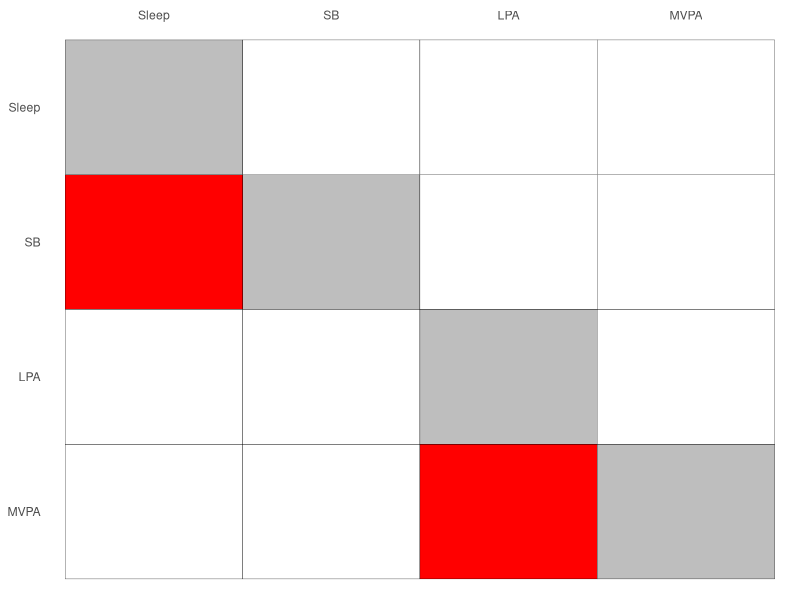

Source code (R):
# Storage of inputs for one-for-one reallocation
# -----------------------------------------------------------------------------
# One-for-remaining reallocation requires a reasonably complex input method to
#  achieve. Here we experiment with how to store information for a heatmap so
#  that we can do both one-for-one and one-for-remaining with the same tool
# - - - - - - - - - - - - - - - - - - - - - - - - - - - - - - - - - - - - - - - 
# Prepare work environment
# Load libraries
  library(ggplot2)

# The structure will be a data.frame with 3 columns
# Activity 1, Activity 2 and Values
# We have four activities
  activity <- c("Sleep", "SB", "LPA", "MVPA")
  
# we want every combination of these values
# Use expand.grid to apply activity to its reverse
  storage <- expand.grid(activity, rev(activity))
  names(storage) <- c("a1", "a2")
# Values act as an upside down representation of the matrix
  storage$v <- factor(c(
    0, 0, 1, -1,
    0, 0, -1, 0,
    1, -1, 0, 0,
    -1, 0, 0, 0
  ))
  
# Therefore when looking at the plot you see
# [4, 1] [4, 2] [4, 3] [4, 4]   |   [Slp, Slp] [Slp, Sed] [Slp, LPA] [Slp, MPA]
# [3, 1] [3, 2] [3, 3] [3, 4]   |   [Sed, Slp] [Sed, Sed] [Sed, LPA] [Sed, MPA]
# [2, 1] [2, 2] [2, 3] [2, 4]   |   [LPA, Slp] [LPA, Sed] [LPA, LPA] [LPA, MPA]
# [1, 1] [1, 2] [1, 3] [1, 4]   |   [MPA, Slp] [MPA, Sed] [MPA, LPA] [MPA, MPA]
  matrix(storage$v, ncol = 4)
  
# Now we plot this
  p <- ggplot(storage, aes(x = a1, y = a2, fill = v))
  p <- p + geom_tile(colour = "black")
  p <- p + scale_fill_manual(values = c("grey", "white", "red"))
  p <- p + scale_x_discrete(NULL, position = "top")
  p <- p + scale_y_discrete(NULL)
  p <- p + theme_minimal()
  p <- p + theme(
    panel.grid.major = element_blank(), 
    panel.grid.minor = element_blank(),
    legend.position = "none"
  )
  p